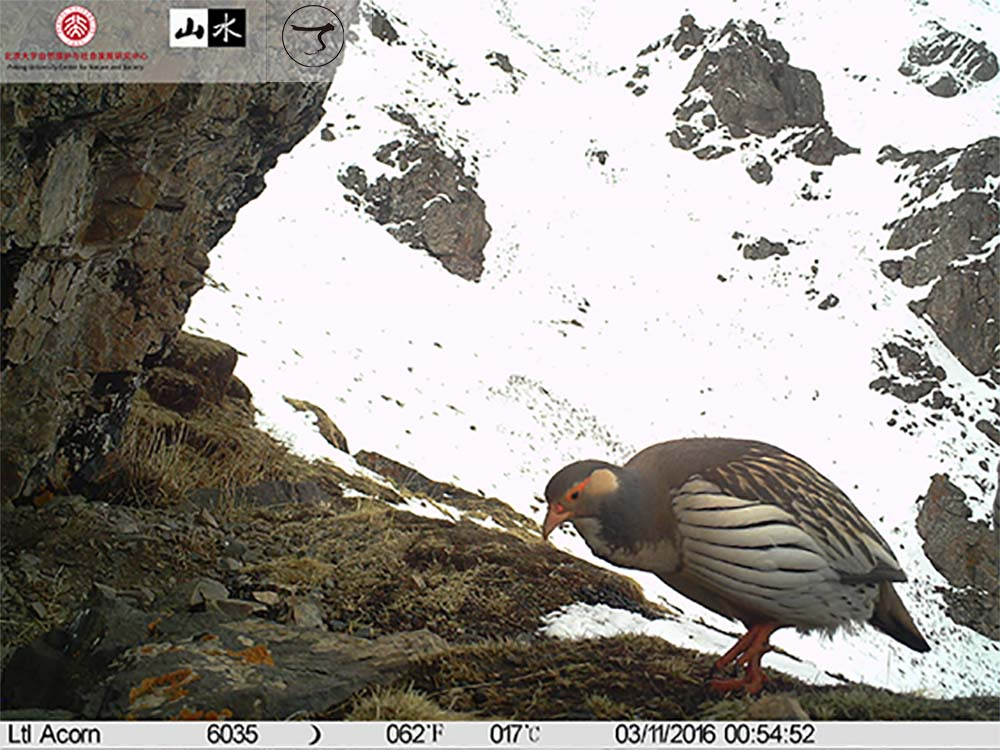
#> input picture tests/st/app/object_detection/pic/test.jpg, 1000 x 750 px
$ python -i preprocessing.py   (imports and definitions only)
#> lines starting #> are read from the running program, lines starting #| are printed output that depends on the picture
#> in v_preprocess, img is the input picture: PIL image 1000x750 RGB; mean R, G, B 154.2, 149.4, 144.7
# Copyright 2021 Huawei Technologies Co., Ltd
#
# Licensed under the Apache License, Version 2.0 (the "License");
# you may not use this file except in compliance with the License.
# You may obtain a copy of the License at
#
# http://www.apache.org/licenses/LICENSE-2.0
#
# Unless required by applicable law or agreed to in writing, software
# distributed under the License is distributed on an "AS IS" BASIS,
# WITHOUT WARRANTIES OR CONDITIONS OF ANY KIND, either express or implied.
# See the License for the specific language governing permissions and
# limitations under the License.
# ============================================================================
import os
import sys
import cv2
import numpy as np
from PIL import Image

__all__ = ['v_preprocess']


def _crop_center(img, cropx, cropy):
    y, x, _ = img.shape
    startx = x // 2 - (cropx // 2)
    starty = y // 2 - (cropy // 2)
    return img[starty:starty + cropy, startx:startx + cropx, :]


def _normalize(img, mean, std):
    # This method is borrowed from:
    #   https://github.com/open-mmlab/mmcv/blob/master/mmcv/image/photometric.py
    assert img.dtype != np.uint8
    mean = np.float64(mean.reshape(1, -1))
    stdinv = 1 / np.float64(std.reshape(1, -1))
    cv2.cvtColor(img, cv2.COLOR_BGR2RGB, img)
    cv2.subtract(img, mean, img)
    cv2.multiply(img, stdinv, img)
    return img


def _data_preprocess_cifar10(img_data):
    img = cv2.cvtColor(img_data, cv2.COLOR_RGB2BGR)
    img = cv2.resize(img, (224, 224))
    mean = [0.4914 * 255, 0.4822 * 255, 0.4465 * 255]
    std = [0.2023 * 255, 0.1994 * 255, 0.2010 * 255]
    img = _normalize(img.astype(np.float32), np.asarray(mean), np.asarray(std))
    img = img.transpose(2, 0, 1)

    return img


def _data_preprocess_imagenet2012(img_data):
    img = cv2.cvtColor(img_data, cv2.COLOR_RGB2BGR)
    img = cv2.resize(img, (256, 256))
    img = _crop_center(img, 224, 224)
    mean = [0.485 * 255, 0.456 * 255, 0.406 * 255]
    std = [0.229 * 255, 0.224 * 255, 0.225 * 255]
    img = _normalize(img.astype(np.float32), np.asarray(mean), np.asarray(std))
    img = img.transpose(2, 0, 1)

    return img


def _data_preprocess_mnist(img_data):
    img = cv2.cvtColor(img_data, cv2.COLOR_RGB2GRAY)
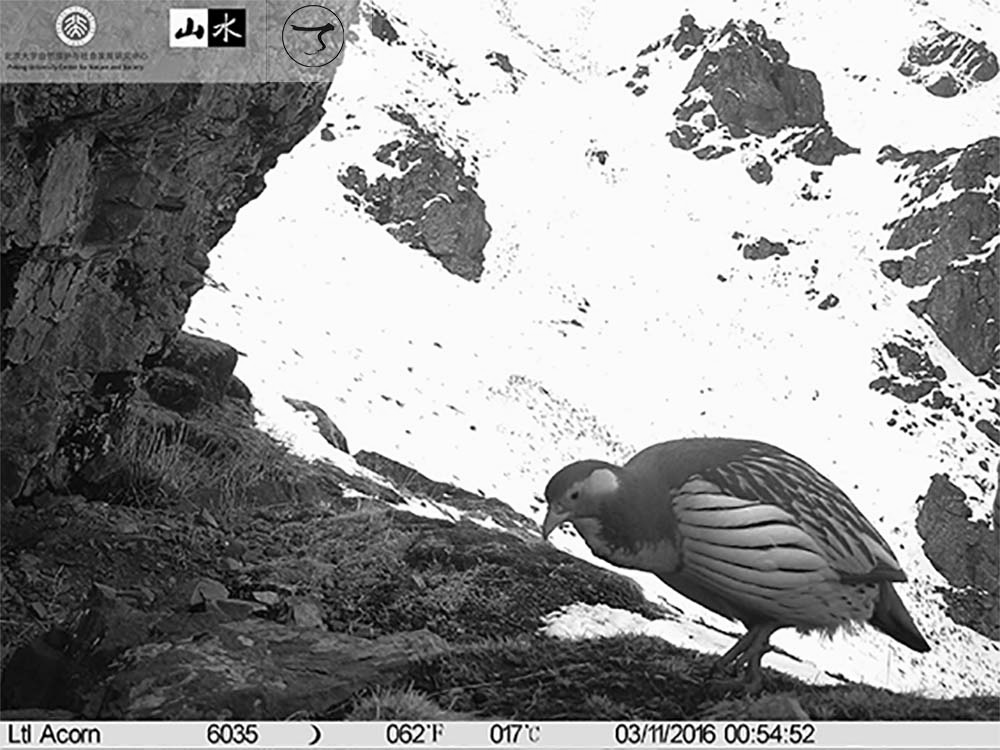
#> img: shape (750, 1000); min 0, max 255, mean 150.3
    img = cv2.resize(img, (32, 32))
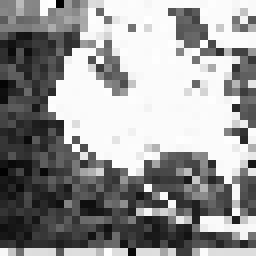
#> img: shape (32, 32) (shown 8 times larger); min 1, max 255, mean 149
    img = np.expand_dims(img, 0).astype('float32')

    return img


def v_preprocess(img_path, dataset_name="mnist"):
    # check if dataset_name and img_path are valid
    if dataset_name not in ("mnist", "cifar10", "imagenet2012"):
        print("Currently dataset_name only supports `mnist`, `cifar10` and `imagenet2012`!")
        sys.exit(0)
    if not os.path.isfile(img_path):
        print("The image path "+img_path+" not exist!")
        sys.exit(0)

    img = Image.open(img_path)
    img_data = np.array(img)
    if dataset_name == "mnist":
        return _data_preprocess_mnist(img_data)
    elif dataset_name == "cifar10":
        return _data_preprocess_cifar10(img_data)
    else:
        return _data_preprocess_imagenet2012(img_data)

>>> result = v_preprocess('../../tests/st/app/object_detection/pic/test.jpg')
